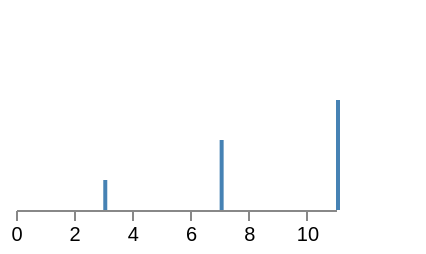

Write a Vega-Lite specification for this figure.
### Vega specification from a JSON file in a GitHub repository (floating-point values rounded to 4 significant figures)
{"$schema": "https://vega.github.io/schema/vega/v6.json", "description": "A signal reading a signal a transform published, sizing a scale that positions the marks.", "width": 200, "height": 100, "padding": 5, "signals": [{"name": "span", "update": "vals[1] - vals[0]"}, {"name": "step", "update": "span / 4"}], "data": [{"name": "t", "values": [{"v": 3}, {"v": 7}, {"v": 11}], "transform": [{"type": "extent", "field": "v", "signal": "vals"}]}], "scales": [{"name": "x", "type": "linear", "domain": {"signal": "vals"}, "range": [0, {"signal": "span * 20"}]}, {"name": "y", "type": "linear", "domain": [0, 20], "range": "height"}], "axes": [{"orient": "bottom", "scale": "x", "tickCount": 4}], "marks": [{"type": "rect", "from": {"data": "t"}, "encode": {"enter": {"x": {"scale": "x", "field": "v"}, "width": {"signal": "step"}, "y": {"scale": "y", "field": "v"}, "y2": {"scale": "y", "value": 0}, "fill": {"value": "steelblue"}}}}]}
